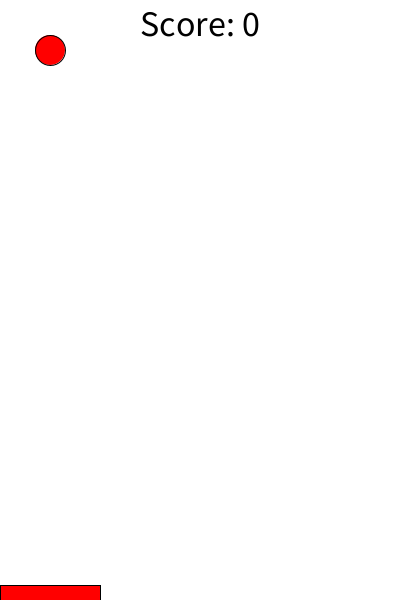
Frame 1 (no input)
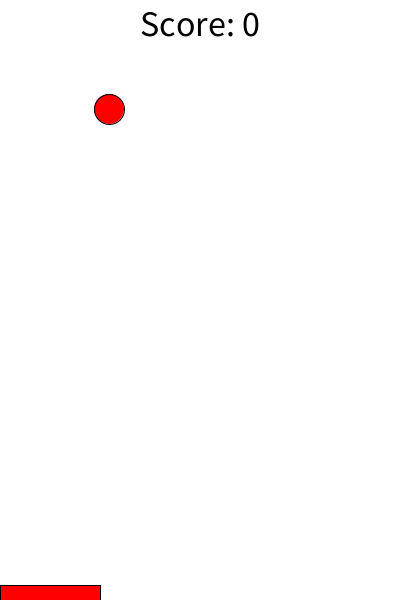
Frame 60 (the mouse pressed at the canvas centre just before this capture)
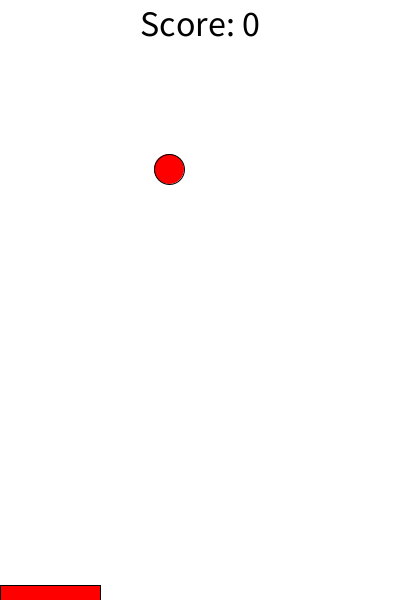
Frame 120 (the mouse held since frame 60 and released just before this capture)

The Processing sketch that drew these frames (run headless with seeded random() and noise(); from frame 60 on, the mouse is pressed at the canvas centre):

// Processing sketch: processing_84927
// ── processing_84927.pde

float ballX=50;
float ballY=50;
float xSpeed=1;
float ySpeed=1;
float rectX=0;
float rectWidth=100;
float rectSpeed=5;
int score = 0;


void setup()
{
  size(400, 600);
  background(255); 
  smooth();
  textSize(36);
  textAlign(CENTER);
}

void draw()
{
  background (255);
  fill(0);
  text("Score: " + score, width/2, 36);
  fill(255, 0, 0);
  ellipse(ballX, ballY, 30, 30);

  rect(rectX, height-15, rectWidth, 15);

  if (ballX >= width-15)
  {
    ballX = width-15;
    xSpeed *= -1;
    score++;
  }

  if (ballX <= 15)
  {
    ballX = 15;
    xSpeed *= -1;
    score++;
  }

  if (ballY <= 15)
  {
    ballY = 15;
    ySpeed *= -1;
    score++;
  }

  if (ballY >= height-30 && ballX >= rectX && ballX <= rectX + rectWidth)
  {
    ballY = height-30;
    ySpeed *= random(-2,-1);
    xSpeed *= random(1,2);
    score++;
    rectWidth -= 2;
    rectSpeed += 2;
  }

  if (ballY >= height-30 && (ballX < rectX || ballX > rectX + rectWidth))
  {
    text("GAME OVER\nFINAL SCORE\n" + score, width/2, height/2);
    noLoop();
  }

  ballX = ballX + xSpeed;
  ballY = ballY + ySpeed;
}

void keyPressed()
{
  if (keyCode == LEFT && rectX > 0)
  {
    rectX -= rectSpeed;
  }

  if (keyCode == RIGHT && rectX < width-rectWidth)
  {
    rectX += rectSpeed;
  }
}
